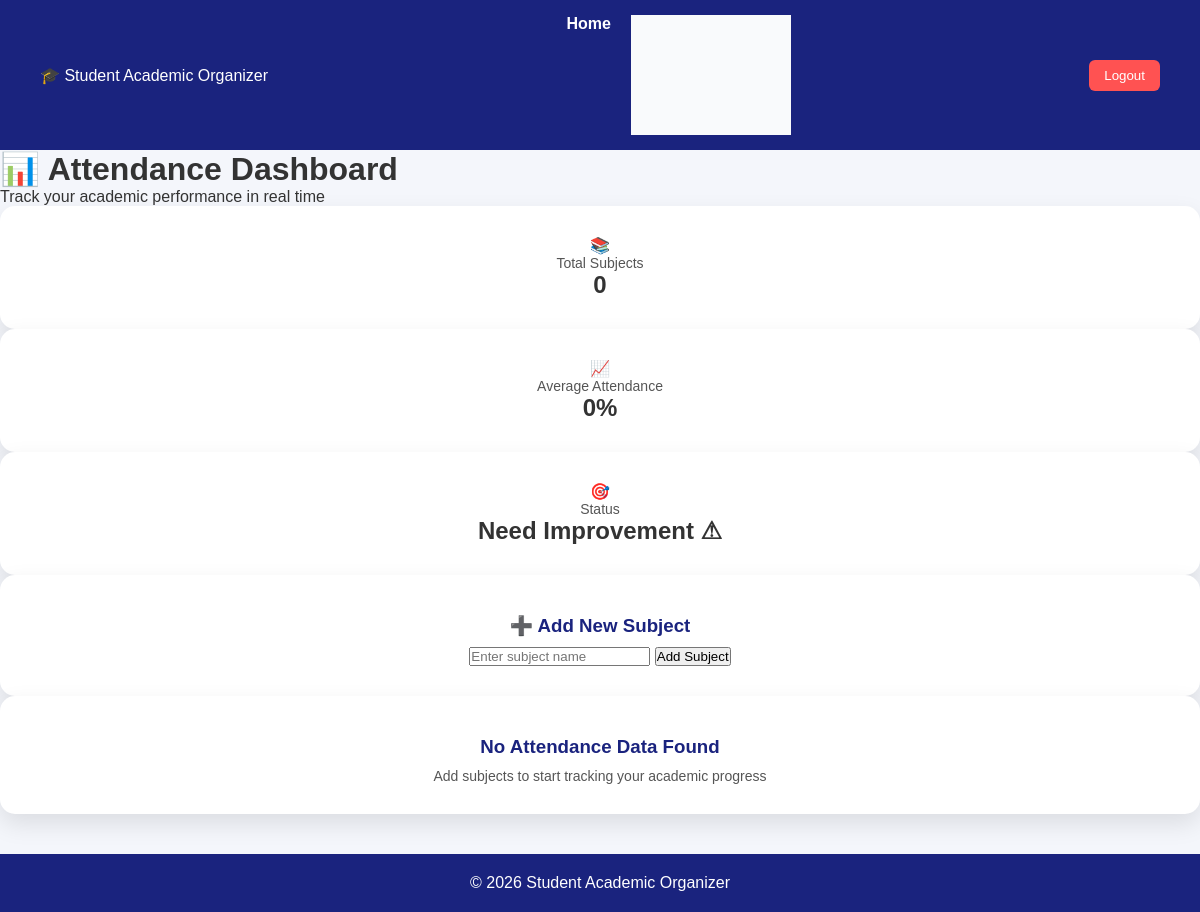
Page /attendance/ (signed in) on the earlier database version.
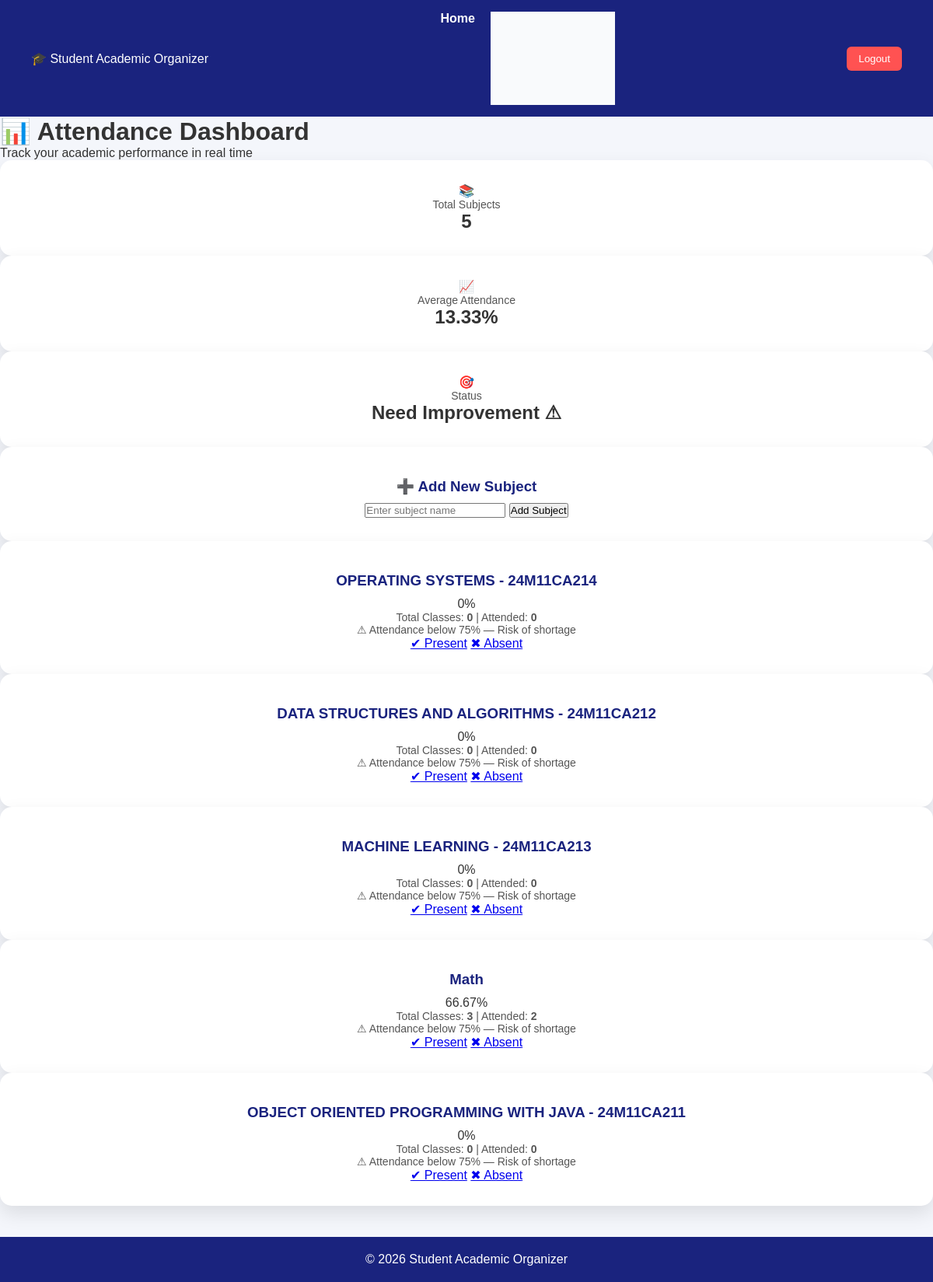
Same page on the later database version.
### myapp/models.py (models this page shows, shortened)
class Attendance(models.Model):
    user = models.ForeignKey(User, on_delete=models.CASCADE, related_name="attendance_records")
    subject = models.CharField(max_length=100)
    total_classes = models.PositiveIntegerField(default=0)
    attended_classes = models.PositiveIntegerField(default=0)
    class Meta:
        unique_together = ('user', 'subject')
        ordering = ['subject']
    def percentage(self):
        if self.total_classes == 0:
            return 0
        return round((self.attended_classes / self.total_classes) * 100, 2)
    def is_low(self):
        return self.percentage() < 75

### myapp/views.py (the view, shortened to what this page needs)
# urls.py: path('attendance/', views.attendance, name='attendance'),
@login_required
def attendance(request):
    records = Attendance.objects.filter(user=request.user)
    total_subjects = records.count()
    avg_attendance = 0
    if total_subjects > 0:
        avg_attendance = round(
            sum(r.percentage() for r in records) / total_subjects,
            2
        )
    return render(request, 'attendance.html', {
        'records': records,
        'total_subjects': total_subjects,
        'avg_attendance': avg_attendance
    })

### myapp/templates/attendance.html (shortened to what this page needs)
{% extends 'base.html' %}
{% block content %}
<div class="dashboard">
    <div class="page-header">
        <h1>📊 Attendance Dashboard</h1>
        <p>Track your academic performance in real time</p>
    </div>
    <div class="grid-3">
        <div class="card stat">
            <div class="stat-icon">📚</div>
            <p>Total Subjects</p>
            <h2>{{ total_subjects }}</h2>
        </div>
        <div class="card stat highlight">
            <div class="stat-icon">📈</div>
            <p>Average Attendance</p>
            <h2>{{ avg_attendance }}%</h2>
        </div>
        <div class="card stat">
            <div class="stat-icon">🎯</div>
            <p>Status</p>
            <h2>
                {% if avg_attendance >= 75 %}
                    Good 👍
                {% else %}
                    Need Improvement ⚠
                {% endif %}
            </h2>
        </div>
    </div>
    <div class="card form-card">
        <h3>➕ Add New Subject</h3>
        <form method="POST">
            <div class="form-group">
                <input type="text" name="subject" placeholder="Enter subject name" required>
                <button type="submit">Add Subject</button>
            </div>
        </form>
    </div>
    <div class="records">
        {% for r in records %}
        <div class="card attendance-card">
            <div class="att-head">
                <h3>{{ r.subject }}</h3>
                <span class="badge">{{ r.percentage }}%</span>
            </div>
            <p class="meta">
                Total Classes: <b>{{ r.total_classes }}</b> |
                Attended: <b>{{ r.attended_classes }}</b>
            </p>
            {% if r.is_low %}
                <p class="warning">⚠ Attendance below 75% — Risk of shortage</p>
            {% endif %}
            <div class="actions">
                <a href="{% url 'mark_attendance' r.id 'present' %}" class="btn green">✔ Present</a>
                <a href="{% url 'mark_attendance' r.id 'absent' %}" class="btn red">✖ Absent</a>
            </div>
        </div>
        {% empty %}
        <div class="card empty">
            <h3>No Attendance Data Found</h3>
            <p>Add subjects to start tracking your academic progress</p>
        </div>
        {% endfor %}
    </div>
</div>
{% endblock %}

### myapp/templates/base.html (shortened to what this page needs)
{% load static %}
<!DOCTYPE html>
<html lang="en">
<head>
  <link rel="stylesheet" href="{% static 'style.css' %}">
</head>
<body>
<header>
  <div class="logo">🎓 Student Academic Organizer</div>
  <nav>
    <a href="#home">Home</a>
    <section id="features" class="features">
  </nav>
  {% if request.user.is_authenticated %}
    <a href="{% url 'logout' %}">
      <button class="logout-btn">Logout</button>
    </a>
  {% endif %}
</header>
{% block content %}{% endblock %}
<footer>
  © 2026 Student Academic Organizer
</footer>
</body>
</html>

### myapp/static/style.css (style rules this page uses)
* { margin:0; padding:0; box-sizing:border-box; font-family:'Montserrat',sans-serif; scroll-behavior:smooth; }
body { background:#f4f6fb; color:#333; }
header { background:#1a237e; color:white; padding:15px 40px; display:flex; justify-content:space-between; align-items:center; position:sticky; top:0; z-index:10; }
nav { display:flex; gap:20px; }
nav a { color:white; text-decoration:none; font-weight:600; font-size:16px; }
.logout-btn { background:#ff5252; border:none; padding:8px 15px; border-radius:6px; color:white; cursor:pointer; }
section { padding:60px 80px; }
.features { background:#f9fafc; }
.card { background:white; padding:30px; border-radius:15px; text-align:center; box-shadow:0 10px 25px rgba(0,0,0,0.1); transition:0.3s; }
.card h3 { margin:10px 0; color:#1a237e; }
.card p { font-size:14px; color:#555; }
footer { background:#1a237e; color:white; text-align:center; padding:20px; margin-top:40px; }

Differences in the rows shown:
added Attendance: subject "OPERATING SYSTEMS - 24M11CA214", percentage "0", total_classes "0", attended_classes "0", shows "⚠ Attendance below 75% — Risk of shortage"
added Attendance: subject "DATA STRUCTURES AND ALGORITHMS - 24M11CA212", percentage "0", total_classes "0", attended_classes "0", shows "⚠ Attendance below 75% — Risk of shortage"
added Attendance: subject "MACHINE LEARNING - 24M11CA213", percentage "0", total_classes "0", attended_classes "0", shows "⚠ Attendance below 75% — Risk of shortage"
added Attendance: subject "Math", percentage "66.67", total_classes "3", attended_classes "2", shows "⚠ Attendance below 75% — Risk of shortage"
added Attendance: subject "OBJECT ORIENTED PROGRAMMING WITH JAVA - 24M11CA211", percentage "0", total_classes "0", attended_classes "0", shows "⚠ Attendance below 75% — Risk of shortage"
Other differences:
{{ total_subjects }}: "0" → "5"
{{ avg_attendance }}: "0" → "13.33"
text no longer shown: "No Attendance Data Found Add subjects to start tracking your academic progress"
